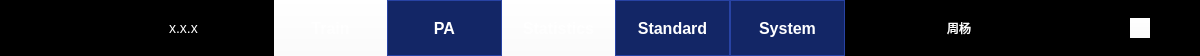
<?xml version="1.0" encoding="UTF-8"?>
<ui version="4.0">
 <class>Header</class>
 <widget class="QWidget" name="Header">
  <property name="geometry">
   <rect>
    <x>0</x>
    <y>0</y>
    <width>1200</width>
    <height>56</height>
   </rect>
  </property>
  <property name="minimumSize">
   <size>
    <width>1200</width>
    <height>56</height>
   </size>
  </property>
  <property name="maximumSize">
   <size>
    <width>16777215</width>
    <height>56</height>
   </size>
  </property>
  <property name="windowTitle">
   <string>Form</string>
  </property>
  <property name="styleSheet">
   <string notr="true">#Header{
	background-color: rgb(0, 0, 0);
	padding: 0px;
	margin: 0px;
}

QPushButton {
	height: 56px;
	width: 113px;
	margin: -1px;
	background: rgba(255,255,255,0.00);
	font-size: 16px;
	font-weight: bold;

	color: rgba(255,255,255,0.80);
}

QPushButton::hover {
	height: 56px;
	width: 113px;
	margin: -1px;
	background: rgba(255,255,255,0.2);
	font-size: 16px;
	font-weight: bold;
	color: rgba(255,255,255,1.0);
}

QPushButton::checked {
	width: 113px;
	height: 56px;
	background: #132666;
	border: 2px solid #2843A4;
	font-size: 16px;
	font-weight: bold;
	color: #ffffff;
}

</string>
  </property>
  <layout class="QHBoxLayout" name="horizontalLayout">
   <property name="spacing">
    <number>0</number>
   </property>
   <property name="leftMargin">
    <number>0</number>
   </property>
   <property name="topMargin">
    <number>0</number>
   </property>
   <property name="rightMargin">
    <number>0</number>
   </property>
   <property name="bottomMargin">
    <number>0</number>
   </property>
   <item>
    <widget class="QWidget" name="headerContainer_2" native="true">
     <property name="styleSheet">
      <string notr="true">#headerContainer_2{
	
	background-color: rgb(0, 0, 0);
}</string>
     </property>
     <layout class="QHBoxLayout" name="headerContainer">
      <property name="spacing">
       <number>0</number>
      </property>
      <property name="leftMargin">
       <number>28</number>
      </property>
      <property name="topMargin">
       <number>0</number>
      </property>
      <property name="rightMargin">
       <number>50</number>
      </property>
      <property name="bottomMargin">
       <number>0</number>
      </property>
      <item>
       <widget class="QLabel" name="label">
        <property name="minimumSize">
         <size>
          <width>134</width>
          <height>28</height>
         </size>
        </property>
        <property name="maximumSize">
         <size>
          <width>134</width>
          <height>28</height>
         </size>
        </property>
        <property name="styleSheet">
         <string notr="true">

image: url(:/Optimus/images/common/logo.png);</string>
        </property>
        <property name="text">
         <string/>
        </property>
       </widget>
      </item>
      <item>
       <spacer name="horizontalSpacer_6">
        <property name="orientation">
         <enum>Qt::Horizontal</enum>
        </property>
        <property name="sizeType">
         <enum>QSizePolicy::Fixed</enum>
        </property>
        <property name="sizeHint" stdset="0">
         <size>
          <width>7</width>
          <height>20</height>
         </size>
        </property>
       </spacer>
      </item>
      <item>
       <widget class="QLabel" name="versionLabel">
        <property name="styleSheet">
         <string notr="true">width: 32px;
height: 16px;
font-size: 14px;
font-family: , -400;
font-weight: normal;
color: #ffffff;</string>
        </property>
        <property name="text">
         <string notr="true">x.x.x</string>
        </property>
       </widget>
      </item>
      <item>
       <spacer name="horizontalSpacer_7">
        <property name="orientation">
         <enum>Qt::Horizontal</enum>
        </property>
        <property name="sizeType">
         <enum>QSizePolicy::Fixed</enum>
        </property>
        <property name="sizeHint" stdset="0">
         <size>
          <width>76</width>
          <height>20</height>
         </size>
        </property>
       </spacer>
      </item>
      <item>
       <widget class="QPushButton" name="trainBtn">
        <property name="styleSheet">
         <string notr="true"/>
        </property>
        <property name="text">
         <string>Train</string>
        </property>
        <property name="icon">
         <iconset>
          <normalon>:/Optimus/images/header/train.svg</normalon>
         </iconset>
        </property>
        <property name="iconSize">
         <size>
          <width>18</width>
          <height>18</height>
         </size>
        </property>
        <property name="checkable">
         <bool>true</bool>
        </property>
        <property name="checked">
         <bool>false</bool>
        </property>
       </widget>
      </item>
      <item>
       <widget class="QPushButton" name="patientAdminBtn">
        <property name="text">
         <string>PA</string>
        </property>
        <property name="icon">
         <iconset>
          <normalon>:/Optimus/images/header/patientAdmin.svg</normalon>
         </iconset>
        </property>
        <property name="iconSize">
         <size>
          <width>18</width>
          <height>18</height>
         </size>
        </property>
        <property name="checkable">
         <bool>true</bool>
        </property>
        <property name="checked">
         <bool>true</bool>
        </property>
       </widget>
      </item>
      <item>
       <widget class="QPushButton" name="statisticsBtn">
        <property name="text">
         <string>Statistics</string>
        </property>
        <property name="icon">
         <iconset>
          <normalon>:/Optimus/images/header/statistics.svg</normalon>
         </iconset>
        </property>
        <property name="iconSize">
         <size>
          <width>18</width>
          <height>18</height>
         </size>
        </property>
        <property name="checkable">
         <bool>true</bool>
        </property>
       </widget>
      </item>
      <item>
       <widget class="QPushButton" name="standardTreatmentBtn">
        <property name="text">
         <string>Standard</string>
        </property>
        <property name="icon">
         <iconset>
          <normalon>:/Optimus/images/header/standardTreatment.svg</normalon>
         </iconset>
        </property>
        <property name="iconSize">
         <size>
          <width>18</width>
          <height>18</height>
         </size>
        </property>
        <property name="checkable">
         <bool>true</bool>
        </property>
        <property name="checked">
         <bool>true</bool>
        </property>
       </widget>
      </item>
      <item>
       <widget class="QPushButton" name="settingsButton">
        <property name="enabled">
         <bool>true</bool>
        </property>
        <property name="sizePolicy">
         <sizepolicy hsizetype="Minimum" vsizetype="Expanding">
          <horstretch>0</horstretch>
          <verstretch>0</verstretch>
         </sizepolicy>
        </property>
        <property name="styleSheet">
         <string notr="true">QPushButton{
	icon: url(:/Optimus/images/header/setting.svg);

}

QPushButton::hover {
	
	icon: url(:/Optimus/images/header/setting-hover.svg);

}</string>
        </property>
        <property name="text">
         <string>System</string>
        </property>
        <property name="icon">
         <iconset resource="Optimus.qrc">
          <normaloff>:/Optimus/images/header/setting.svg</normaloff>:/Optimus/images/header/setting.svg</iconset>
        </property>
        <property name="checkable">
         <bool>true</bool>
        </property>
        <property name="checked">
         <bool>true</bool>
        </property>
       </widget>
      </item>
      <item>
       <spacer name="horizontalSpacer">
        <property name="orientation">
         <enum>Qt::Horizontal</enum>
        </property>
        <property name="sizeHint" stdset="0">
         <size>
          <width>40</width>
          <height>20</height>
         </size>
        </property>
       </spacer>
      </item>
      <item>
       <widget class="QLabel" name="avatarLabel">
        <property name="minimumSize">
         <size>
          <width>30</width>
          <height>30</height>
         </size>
        </property>
        <property name="maximumSize">
         <size>
          <width>30</width>
          <height>30</height>
         </size>
        </property>
        <property name="styleSheet">
         <string notr="true">
image: url(:/Optimus/images/common/avatar 30x30.png);</string>
        </property>
        <property name="text">
         <string/>
        </property>
       </widget>
      </item>
      <item>
       <widget class="QLabel" name="userName">
        <property name="minimumSize">
         <size>
          <width>100</width>
          <height>0</height>
         </size>
        </property>
        <property name="styleSheet">
         <string notr="true">color: rgb(255, 255, 255);</string>
        </property>
        <property name="text">
         <string>周杨</string>
        </property>
        <property name="alignment">
         <set>Qt::AlignCenter</set>
        </property>
       </widget>
      </item>
      <item>
       <spacer name="horizontalSpacer_3">
        <property name="orientation">
         <enum>Qt::Horizontal</enum>
        </property>
        <property name="sizeType">
         <enum>QSizePolicy::Fixed</enum>
        </property>
        <property name="sizeHint" stdset="0">
         <size>
          <width>27</width>
          <height>20</height>
         </size>
        </property>
       </spacer>
      </item>
      <item>
       <widget class="QLabel" name="shutdownLabel">
        <property name="minimumSize">
         <size>
          <width>20</width>
          <height>20</height>
         </size>
        </property>
        <property name="maximumSize">
         <size>
          <width>20</width>
          <height>20</height>
         </size>
        </property>
        <property name="styleSheet">
         <string notr="true">image: url(:/Optimus/images/common/warn-green.svg);</string>
        </property>
        <property name="text">
         <string/>
        </property>
       </widget>
      </item>
      <item>
       <spacer name="horizontalSpacer_4">
        <property name="orientation">
         <enum>Qt::Horizontal</enum>
        </property>
        <property name="sizeType">
         <enum>QSizePolicy::Fixed</enum>
        </property>
        <property name="sizeHint" stdset="0">
         <size>
          <width>27</width>
          <height>20</height>
         </size>
        </property>
       </spacer>
      </item>
      <item>
       <widget class="QLabel" name="warnLabel">
        <property name="minimumSize">
         <size>
          <width>20</width>
          <height>20</height>
         </size>
        </property>
        <property name="maximumSize">
         <size>
          <width>20</width>
          <height>20</height>
         </size>
        </property>
        <property name="styleSheet">
         <string notr="true">QLabel {
image: url(:/Optimus/images/header/help.svg);
}

QLabel::hover {
	
	image: url(:/Optimus/images/header/help-2.svg);
}</string>
        </property>
        <property name="text">
         <string/>
        </property>
       </widget>
      </item>
      <item>
       <spacer name="horizontalSpacer_2">
        <property name="orientation">
         <enum>Qt::Horizontal</enum>
        </property>
        <property name="sizeType">
         <enum>QSizePolicy::Fixed</enum>
        </property>
        <property name="sizeHint" stdset="0">
         <size>
          <width>27</width>
          <height>20</height>
         </size>
        </property>
       </spacer>
      </item>
      <item>
       <widget class="QPushButton" name="shutdownBtn">
        <property name="minimumSize">
         <size>
          <width>20</width>
          <height>20</height>
         </size>
        </property>
        <property name="maximumSize">
         <size>
          <width>20</width>
          <height>20</height>
         </size>
        </property>
        <property name="styleSheet">
         <string notr="true">QPushButton {
	border-image: url(:/Optimus/images/header/shutdown.svg);
	
	background-color: rgba(255, 255, 255,0);

}

QPushButton::hover{
	border-image: url(:/Optimus/images/header/shutdown-hover.svg);
}
QPushButton::menu-indicator 
{ image: none; 
}</string>
        </property>
        <property name="text">
         <string/>
        </property>
       </widget>
      </item>
     </layout>
    </widget>
   </item>
  </layout>
 </widget>
 <resources>
  <include location="Optimus.qrc"/>
 </resources>
 <connections/>
</ui>
